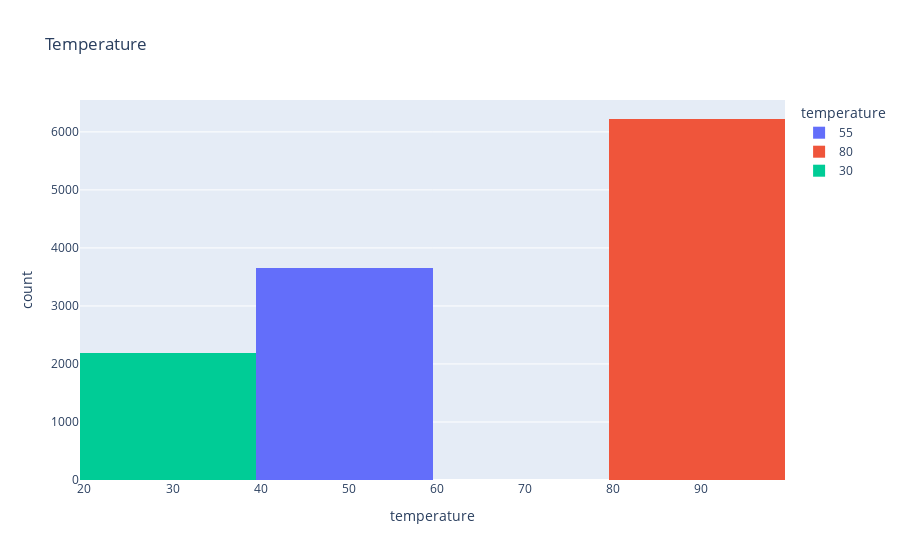

Notebook code for this chart:
### Markdown cell above
6. Use a histogram to visualize the temperature column.

### Code cell
fig = px.histogram(data, x='temperature', color='temperature', title='Temperature')
fig.show()

### Figure 1 — Plotly figure (JSON) as saved in the notebook; plotly's stock layout.template omitted (floating-point values rounded to 4 significant figures; data arrays with more than 128 entries replaced by an {"elided": "..."} marker saying what was removed)
{"data": [{"alignmentgroup": "True", "bingroup": "x", "hovertemplate": "temperature=%{x}<br>count=%{y}<extra></extra>", "legendgroup": "55", "marker": {"color": "#636efa", "pattern": {"shape": ""}}, "name": "55", "offsetgroup": "55", "orientation": "v", "showlegend": true, "type": "histogram", "x": {"elided": "3662 int values"}, "xaxis": "x", "yaxis": "y"}, {"alignmentgroup": "True", "bingroup": "x", "hovertemplate": "temperature=%{x}<br>count=%{y}<extra></extra>", "legendgroup": "80", "marker": {"color": "#EF553B", "pattern": {"shape": ""}}, "name": "80", "offsetgroup": "80", "orientation": "v", "showlegend": true, "type": "histogram", "x": {"elided": "6222 int values"}, "xaxis": "x", "yaxis": "y"}, {"alignmentgroup": "True", "bingroup": "x", "hovertemplate": "temperature=%{x}<br>count=%{y}<extra></extra>", "legendgroup": "30", "marker": {"color": "#00cc96", "pattern": {"shape": ""}}, "name": "30", "offsetgroup": "30", "orientation": "v", "showlegend": true, "type": "histogram", "x": {"elided": "2195 int values"}, "xaxis": "x", "yaxis": "y"}], "layout": {"barmode": "relative", "legend": {"title": {"text": "temperature"}, "tracegroupgap": 0}, "title": {"text": "Temperature"}, "xaxis": {"anchor": "y", "categoryarray": [55, 80, 30], "categoryorder": "array", "domain": [0, 1], "title": {"text": "temperature"}}, "yaxis": {"anchor": "x", "domain": [0, 1], "title": {"text": "count"}}}}
